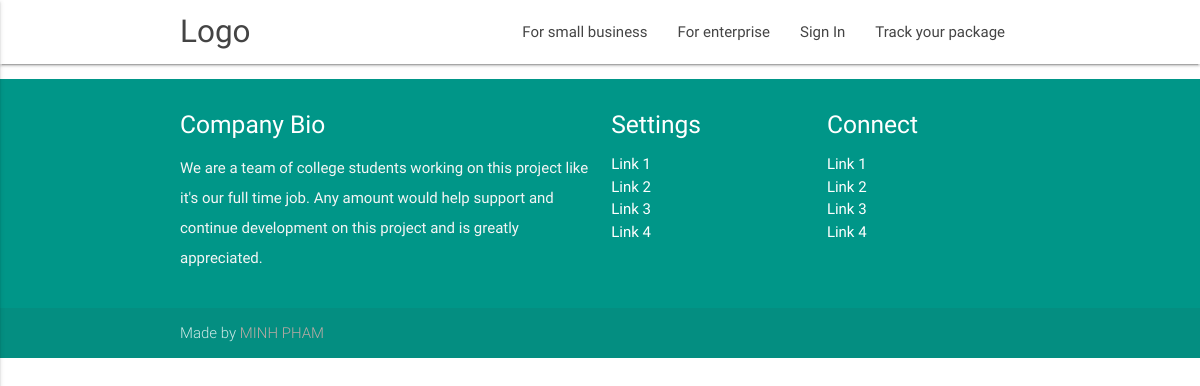
The app's page /customers/, older data.
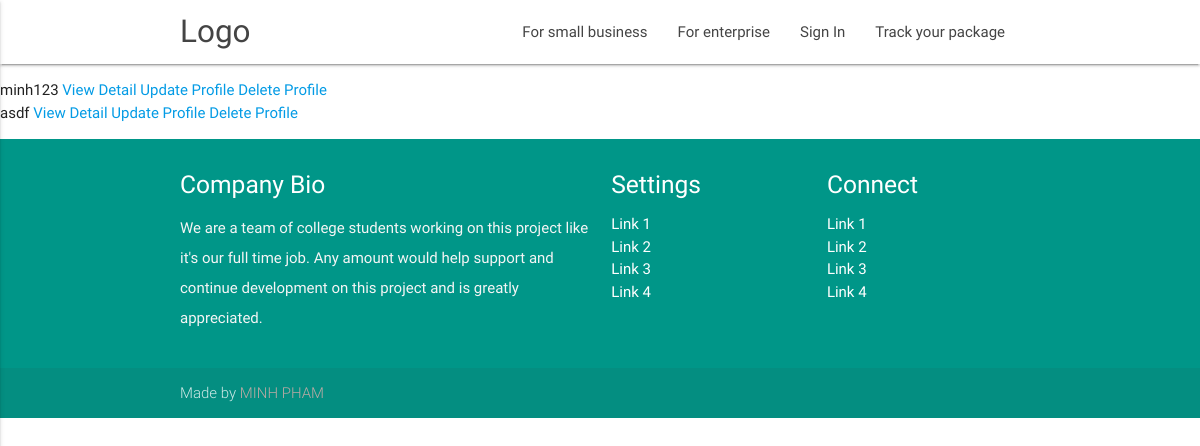
The same page, newer data.
### customers/models.py (models this page shows, shortened)
class Customer(models.Model):
	first_name = models.CharField(max_length=255)
	last_name = models.CharField(max_length=255)
	business_name = models.CharField(max_length=255)
	phone = models.IntegerField()
	email = models.EmailField(max_length=255)
	address_line_1 = models.CharField(max_length=255)
	address_city = models.CharField(max_length=255)
	address_state = models.CharField(max_length=255)
	address_zipcode = models.IntegerField()

### customers/views.py (the view)
class CustomerListView(generic.ListView):
	model = models.Customer
	context_object_name = 'customers'

### customers/templates/customers/customer_list.html
{% extends "layout.html" %} {% load static from staticfiles %} {% block title_tag %} Customer List {% endblock %} {% block body_content %}
<div>
    <ul>
        {% for customer in customers %}
        <li>
            {{ customer.first_name }}
            <span><a href="{% url 'customers:detail' pk=customer.id %}">View Detail</a></span>
            <span><a href="{% url 'customers:update' pk=customer.id %}">Update Profile</a></span>
            <span><a href="{% url 'customers:delete' pk=customer.id %}">Delete Profile</a></span>
        </li>
        {% endfor %}
    </ul>
</div>
{% endblock %}

### templates/layout.html (shortened to what this page needs)
{% load static from staticfiles %}
<!DOCTYPE html>
<html lang="en">
<head>
    <link href="{% static 'css/materialize.css' %}" type="text/css" rel="stylesheet" media="screen,projection" />
    <link href="{% static 'css/style.css' %} " type="text/css" rel="stylesheet" media="screen,projection" />
</head>
<body>
    <nav class="white" role="navigation">
        <div class="nav-wrapper container">
            <a id="logo-container" href="/" class="brand-logo">Logo</a>
            <ul class="right hide-on-med-and-down">
                <li><a href="#">For small business</a></li>
                <li><a href="#">For enterprise</a></li>
                <li><a href="#">Sign In</a></li>
                <li><a href="#">Track your package</a></li>
            </ul>
        </div>
    </nav>
    {% block body_content %}{% endblock %}
    <footer class="page-footer teal">
        <div class="container">
            <div class="row">
                <div class="col l6 s12">
                    <h5 class="white-text">Company Bio</h5>
                    <p class="grey-text text-lighten-4">We are a team of college students working on this project like it's our full time job. Any amount would help support and continue development on this project and is greatly appreciated.</p>
                </div>
                <div class="col l3 s12">
                    <h5 class="white-text">Settings</h5>
                    <ul>
                        <li><a class="white-text" href="#!">Link 1</a></li>
                        <li><a class="white-text" href="#!">Link 2</a></li>
                        <li><a class="white-text" href="#!">Link 3</a></li>
                        <li><a class="white-text" href="#!">Link 4</a></li>
                    </ul>
                </div>
                <div class="col l3 s12">
                    <h5 class="white-text">Connect</h5>
                    <ul>
                        <li><a class="white-text" href="#!">Link 1</a></li>
                        <li><a class="white-text" href="#!">Link 2</a></li>
                        <li><a class="white-text" href="#!">Link 3</a></li>
                        <li><a class="white-text" href="#!">Link 4</a></li>
                    </ul>
                </div>
            </div>
        </div>
        <div class="footer-copyright">
            <div class="container">
                Made by <a class="brown-text text-lighten-3" href="http://materializecss.com">MINH PHAM</a>
            </div>
        </div>
    </footer>
    </body>
</html>

### assets/css/style.css (style rules this page uses)
nav ul a, nav .brand-logo { color: #444; }
p { line-height: 2rem; }
footer.page-footer { margin: 0; }

Row changes from the older to the newer data that the page shows:
added Customer: first_name "minh123"
added Customer: first_name "asdf"
